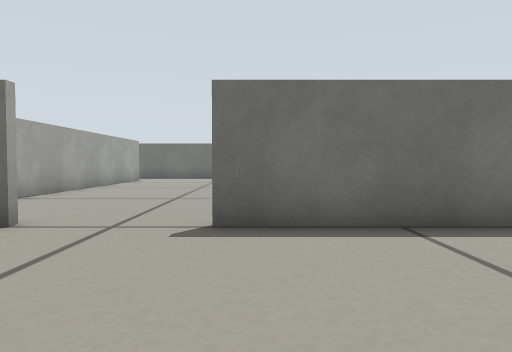
view 1 (above)

16 first-person views from a walk through a Gazebo world. The camera is 0.22 m above the floor, tilts 2° down and sees 70° across. The floor is counted in squares, 0.25 m on a side. Each view is taken from the middle of a square. On the plan, view 1 faces up. The plan holds only what a view shows up to about 12 squares ahead; the rest is blank. The robots in the file are not drawn.

view 2
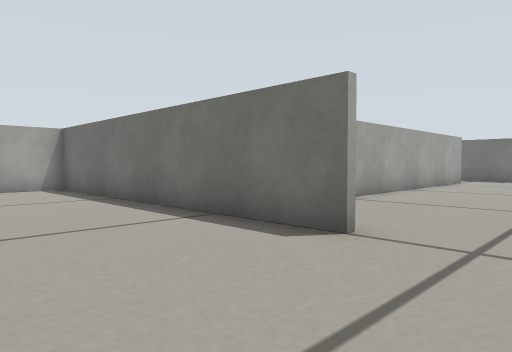

view 3
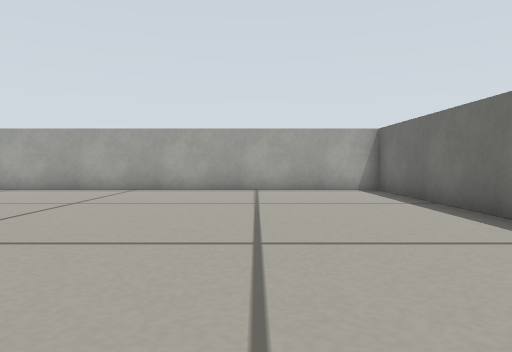

view 4
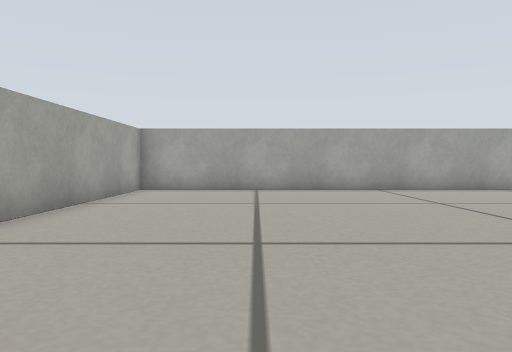

view 5
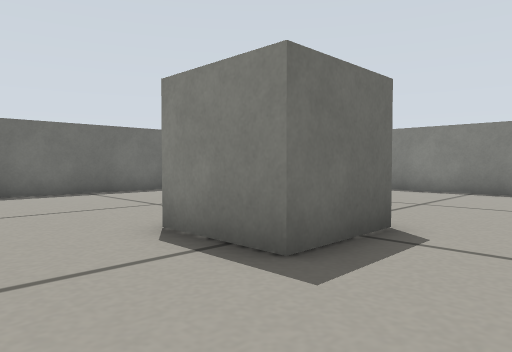

view 6
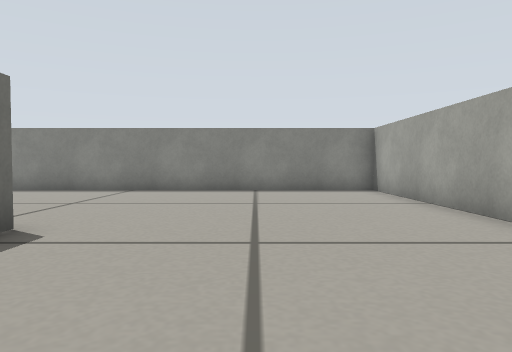

view 7
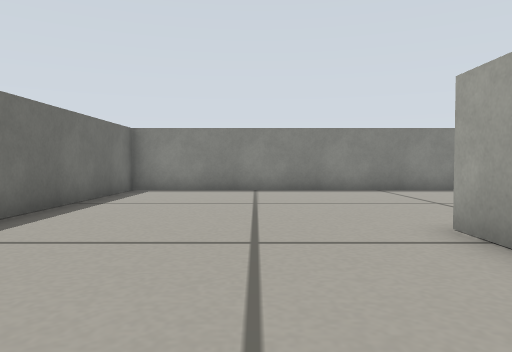

view 8
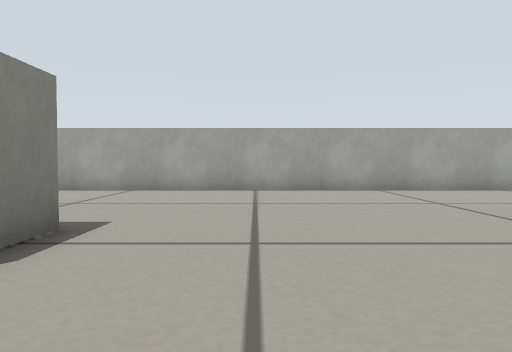

view 9
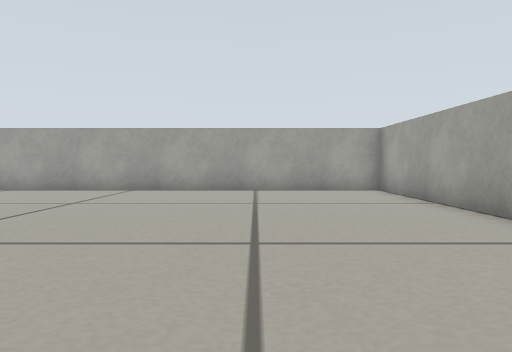

view 10
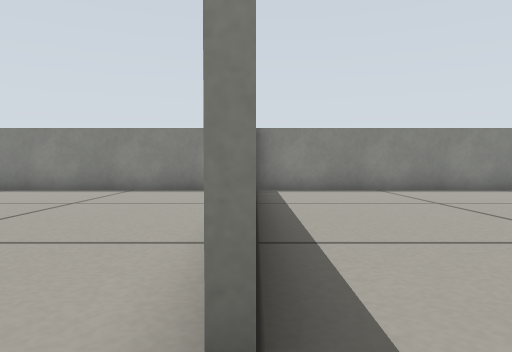

view 11
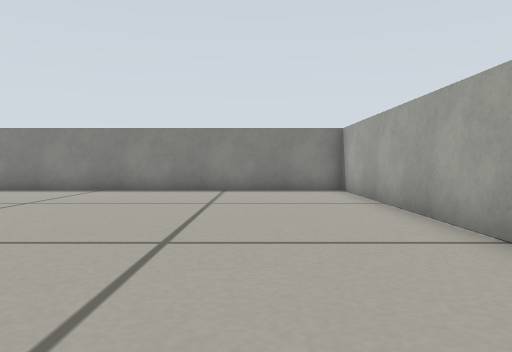

view 12
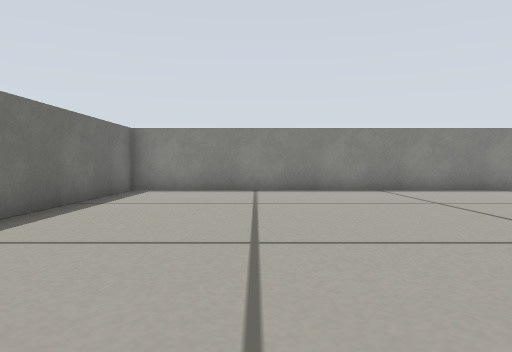

view 13
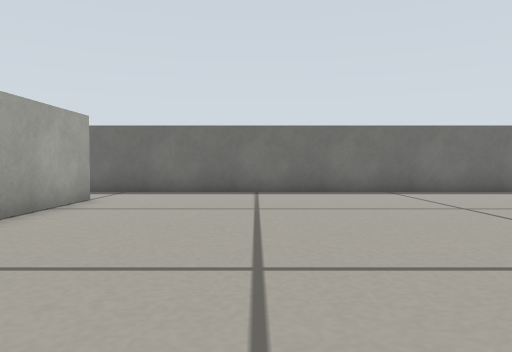

view 14
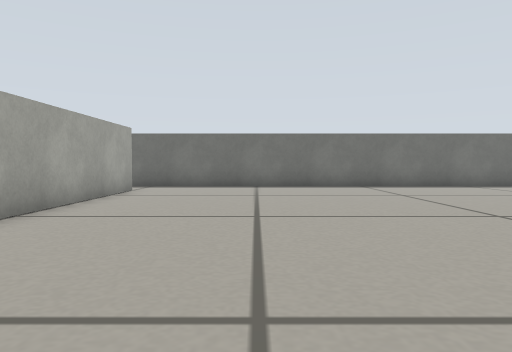

view 15
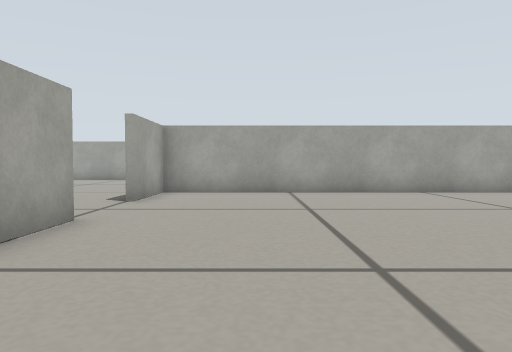

view 16
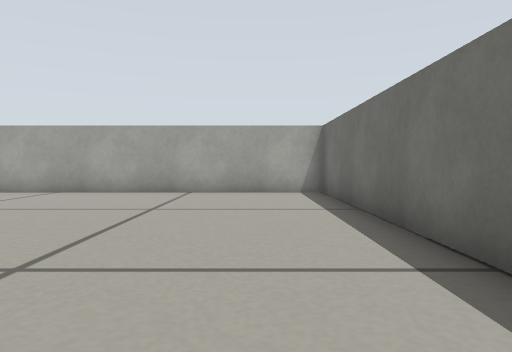

### Floor plan
Points are (right, up) in squares from view 1. A wall is a line through its corners. A room is listed if a view was taken in it or the views show most of it. See-through windows are left out.
Room 1 (views 1, 2, 3, 4, 5, 6, 7, 8, 9, 10, 16)
walls: (1.6, -1.6) (2.9, -1.6); (2.9, -3.8) (0.6, -3.8) (0.6, -1.5); (-3.4, 5) (-14, 5) (-14, -10.8) (9.8, -10.8) (9.8, 5) (-0.6, 5)
ways out: opening at (-2, 5) to room 2
Room 2 (views 11, 12, 13, 14, 15)
walls: (-0.6, 5.2) (9.8, 5.2) (9.8, 21) (-5.5, 21); (-6, 18.9) (-6, 5.2) (-3.4, 5.2)
ways out: opening at (-2, 5) to room 1; opening at (-6, 19.5)

Where each view was taken, in squares from view 1:
view 1: 0 up, 0 right, facing up
view 2: 1 up, 1 left, facing up-left
view 3: 1 up, 2 left, facing left
view 4: 7 down, 2 left, facing left
view 5: 6 down, 2 left, facing up-right
view 6: 7 down, 2 left, facing right
view 7: 1 up, 2 left, facing right
view 8: 1 up, 2 left, facing down
view 9: 1 up, 10 left, facing down
view 10: 5 up, 2 left, facing right
view 11: 8 up, 2 left, facing right
view 12: 17 up, 2 left, facing right
view 13: 10 up, 2 left, facing up
view 14: 7 up, 2 left, facing up
view 15: 8 up, 5 right, facing left
view 16: 3 up, 3 left, facing left
